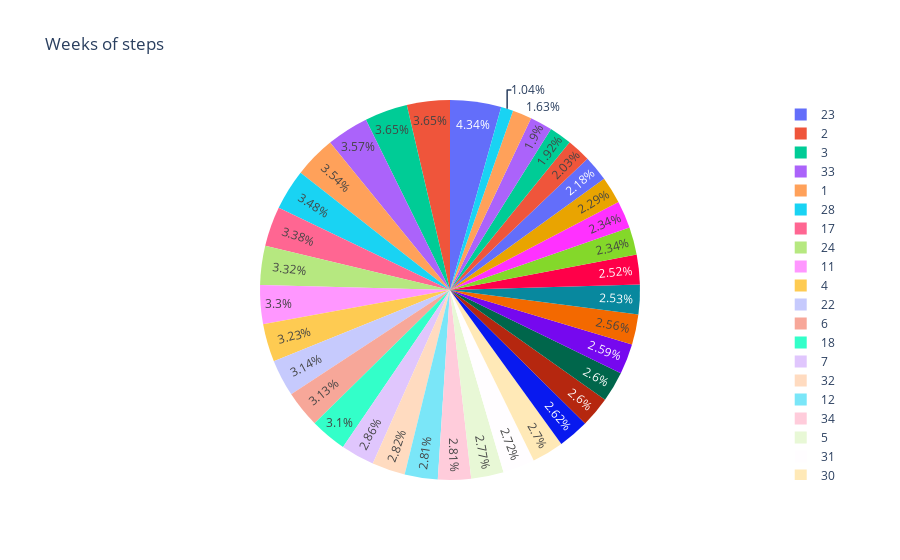

Notebook source saved alongside this figure:
### Code cell
fig = px.pie(W1, values='Steps (count)', names='week', title="Weeks of steps")
fig.show()

### Figure 1 — Plotly figure (JSON) as saved in the notebook; plotly's stock layout.template omitted (floating-point values rounded to 4 significant figures)
{"data": [{"domain": {"x": [0, 1], "y": [0, 1]}, "hovertemplate": "week=%{label}<br>Steps (count)=%{value}<extra></extra>", "labels": [1, 2, 3, 4, 5, 6, 7, 8, 9, 10, 11, 12, 13, 14, 15, 16, 17, 18, 19, 20, 21, 22, 23, 24, 25, 26, 27, 28, 29, 30, 31, 32, 33, 34, 35, 52], "legendgroup": "", "name": "", "showlegend": true, "type": "pie", "values": [74622, 77050.0, 76870.0, 68040.0, 58300.0, 65920.0, 60320.0, 53270.0, 40147, 49310.0, 69600.0, 59320.0, 54650.0, 49290.0, 54720.0, 42880.0, 71350.0, 65380.0, 45970.0, 40440.0, 34420.0, 66220.0, 91560.0, 69952, 53090.0, 55310.0, 54060.0, 73330.0, 54881, 56903, 57350.0, 59544, 75220.0, 59170.0, 48230.0, 21946]}], "layout": {"legend": {"tracegroupgap": 0}, "title": {"text": "Weeks of steps"}}}
